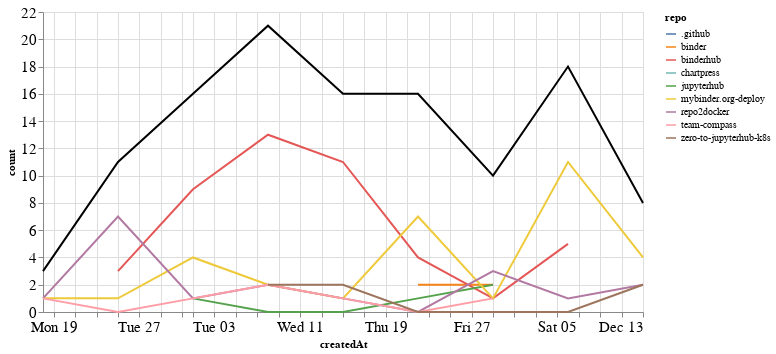

The cell this chart's notebook holds for it:
### Markdown cell above
### Comments

### Code cell
comments_time = comments.groupby('repo').resample('W', on='createdAt').count()['author'].reset_index()
comments_time = comments_time.rename(columns={'author': 'count'})
comments_time_total = comments_time.groupby('createdAt').agg({"count": "sum"}).reset_index()
ch1 = alt.Chart(comments_time, width=600).mark_line().encode(
    x='createdAt',
    y='count',
    color='repo',
    tooltip="repo"
)

ch2 = alt.Chart(comments_time_total, width=600).mark_line(color="black").encode(
    x='createdAt',
    y='count',
)

ch1 + ch2

### Figure 1 — Vega-Lite specification as saved in the notebook (floating-point values rounded to 4 significant figures)
{"config": {"axisLeft": {"labelFontSize": 15}, "axisBottom": {"labelFontSize": 15}}, "layer": [{"data": {"name": "data-646bb3b9a120cfb072912e77026e4b59"}, "mark": "line", "encoding": {"color": {"type": "nominal", "field": "repo"}, "tooltip": {"type": "nominal", "field": "repo"}, "x": {"type": "temporal", "field": "createdAt"}, "y": {"type": "quantitative", "field": "count"}}, "width": 600}, {"data": {"name": "data-7f550716b6fce837573e54dd22212e82"}, "mark": {"type": "line", "color": "black"}, "encoding": {"x": {"type": "temporal", "field": "createdAt"}, "y": {"type": "quantitative", "field": "count"}}, "width": 600}], "$schema": "https://vega.github.io/schema/vega-lite/v4.8.1.json", "datasets": {"data-646bb3b9a120cfb072912e77026e4b59": [{"repo": ".github", "createdAt": "2020-12-06T00:00:00", "count": 1}, {"repo": "binder", "createdAt": "2020-11-22T00:00:00", "count": 2}, {"repo": "binder", "createdAt": "2020-11-29T00:00:00", "count": 2}, {"repo": "binderhub", "createdAt": "2020-10-25T00:00:00", "count": 3}, {"repo": "binderhub", "createdAt": "2020-11-01T00:00:00", "count": 9}, {"repo": "binderhub", "createdAt": "2020-11-08T00:00:00", "count": 13}, {"repo": "binderhub", "createdAt": "2020-11-15T00:00:00", "count": 11}, {"repo": "binderhub", "createdAt": "2020-11-22T00:00:00", "count": 4}, {"repo": "binderhub", "createdAt": "2020-11-29T00:00:00", "count": 1}, {"repo": "binderhub", "createdAt": "2020-12-06T00:00:00", "count": 5}, {"repo": "chartpress", "createdAt": "2020-11-22T00:00:00", "count": 2}, {"repo": "jupyterhub", "createdAt": "2020-11-01T00:00:00", "count": 1}, {"repo": "jupyterhub", "createdAt": "2020-11-08T00:00:00", "count": 0}, {"repo": "jupyterhub", "createdAt": "2020-11-15T00:00:00", "count": 0}, {"repo": "jupyterhub", "createdAt": "2020-11-22T00:00:00", "count": 1}, {"repo": "jupyterhub", "createdAt": "2020-11-29T00:00:00", "count": 2}, {"repo": "mybinder.org-deploy", "createdAt": "2020-10-18T00:00:00", "count": 1}, {"repo": "mybinder.org-deploy", "createdAt": "2020-10-25T00:00:00", "count": 1}, {"repo": "mybinder.org-deploy", "createdAt": "2020-11-01T00:00:00", "count": 4}, {"repo": "mybinder.org-deploy", "createdAt": "2020-11-08T00:00:00", "count": 2}, {"repo": "mybinder.org-deploy", "createdAt": "2020-11-15T00:00:00", "count": 1}, {"repo": "mybinder.org-deploy", "createdAt": "2020-11-22T00:00:00", "count": 7}, {"repo": "mybinder.org-deploy", "createdAt": "2020-11-29T00:00:00", "count": 1}, {"repo": "mybinder.org-deploy", "createdAt": "2020-12-06T00:00:00", "count": 11}, {"repo": "mybinder.org-deploy", "createdAt": "2020-12-13T00:00:00", "count": 4}, {"repo": "repo2docker", "createdAt": "2020-10-18T00:00:00", "count": 1}, {"repo": "repo2docker", "createdAt": "2020-10-25T00:00:00", "count": 7}, {"repo": "repo2docker", "createdAt": "2020-11-01T00:00:00", "count": 1}, {"repo": "repo2docker", "createdAt": "2020-11-08T00:00:00", "count": 2}, {"repo": "repo2docker", "createdAt": "2020-11-15T00:00:00", "count": 1}, {"repo": "repo2docker", "createdAt": "2020-11-22T00:00:00", "count": 0}, {"repo": "repo2docker", "createdAt": "2020-11-29T00:00:00", "count": 3}, {"repo": "repo2docker", "createdAt": "2020-12-06T00:00:00", "count": 1}, {"repo": "repo2docker", "createdAt": "2020-12-13T00:00:00", "count": 2}, {"repo": "team-compass", "createdAt": "2020-10-18T00:00:00", "count": 1}, {"repo": "team-compass", "createdAt": "2020-10-25T00:00:00", "count": 0}, {"repo": "team-compass", "createdAt": "2020-11-01T00:00:00", "count": 1}, {"repo": "team-compass", "createdAt": "2020-11-08T00:00:00", "count": 2}, {"repo": "team-compass", "createdAt": "2020-11-15T00:00:00", "count": 1}, {"repo": "team-compass", "createdAt": "2020-11-22T00:00:00", "count": 0}, {"repo": "team-compass", "createdAt": "2020-11-29T00:00:00", "count": 1}, {"repo": "zero-to-jupyterhub-k8s", "createdAt": "2020-11-08T00:00:00", "count": 2}, {"repo": "zero-to-jupyterhub-k8s", "createdAt": "2020-11-15T00:00:00", "count": 2}, {"repo": "zero-to-jupyterhub-k8s", "createdAt": "2020-11-22T00:00:00", "count": 0}, {"repo": "zero-to-jupyterhub-k8s", "createdAt": "2020-11-29T00:00:00", "count": 0}, {"repo": "zero-to-jupyterhub-k8s", "createdAt": "2020-12-06T00:00:00", "count": 0}, {"repo": "zero-to-jupyterhub-k8s", "createdAt": "2020-12-13T00:00:00", "count": 2}], "data-7f550716b6fce837573e54dd22212e82": [{"createdAt": "2020-10-18T00:00:00", "count": 3}, {"createdAt": "2020-10-25T00:00:00", "count": 11}, {"createdAt": "2020-11-01T00:00:00", "count": 16}, {"createdAt": "2020-11-08T00:00:00", "count": 21}, {"createdAt": "2020-11-15T00:00:00", "count": 16}, {"createdAt": "2020-11-22T00:00:00", "count": 16}, {"createdAt": "2020-11-29T00:00:00", "count": 10}, {"createdAt": "2020-12-06T00:00:00", "count": 18}, {"createdAt": "2020-12-13T00:00:00", "count": 8}]}}
